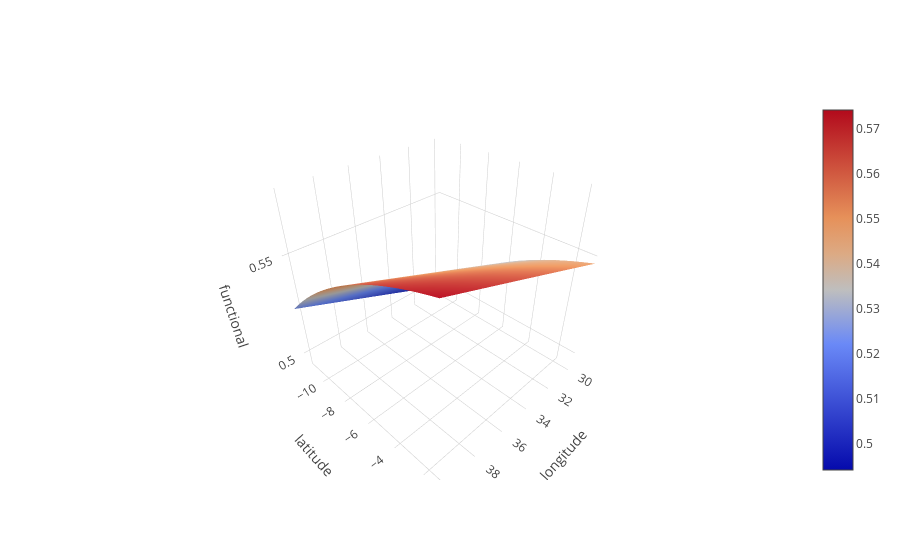

Notebook cell for this chart:
### Code cell
viz3D(lr, train_location, ['longitude', 'latitude'], 'functional')
